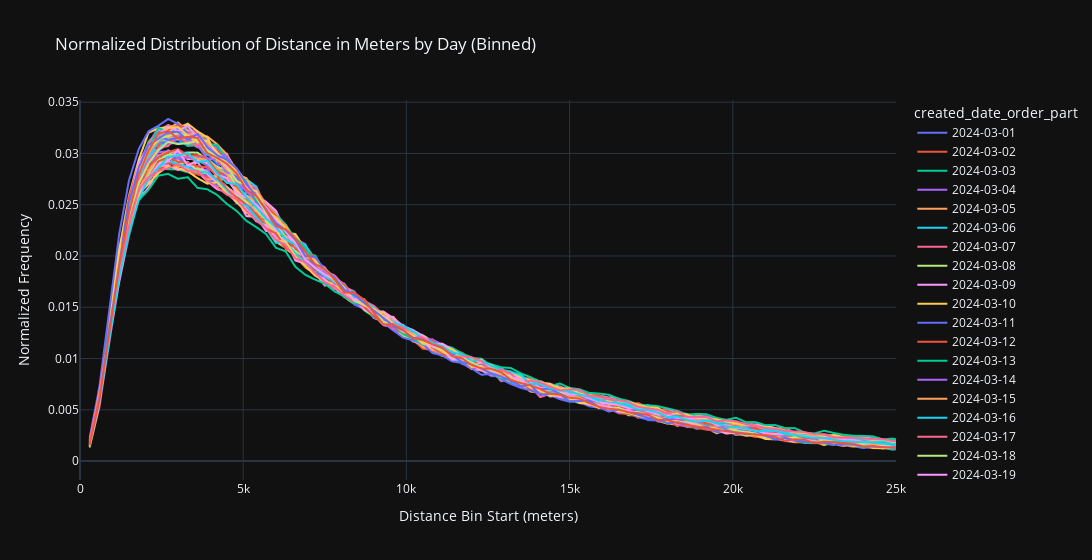

Notebook cell for this chart:
### Code cell
fig = px.line(df, 
              x='bin_start', 
              y='normalized_frequency', 
              color='created_date_order_part',
              labels={'bin_start': 'Distance Bin Start (meters)', 
                      'normalized_frequency': 'Normalized Frequency'},
              title='Normalized Distribution of Distance in Meters by Day (Binned)')
fig.update_layout(xaxis_range=[0,25000], width=1200)
fig.show()
fig.write_image(path+"/images/fig2.svg")
